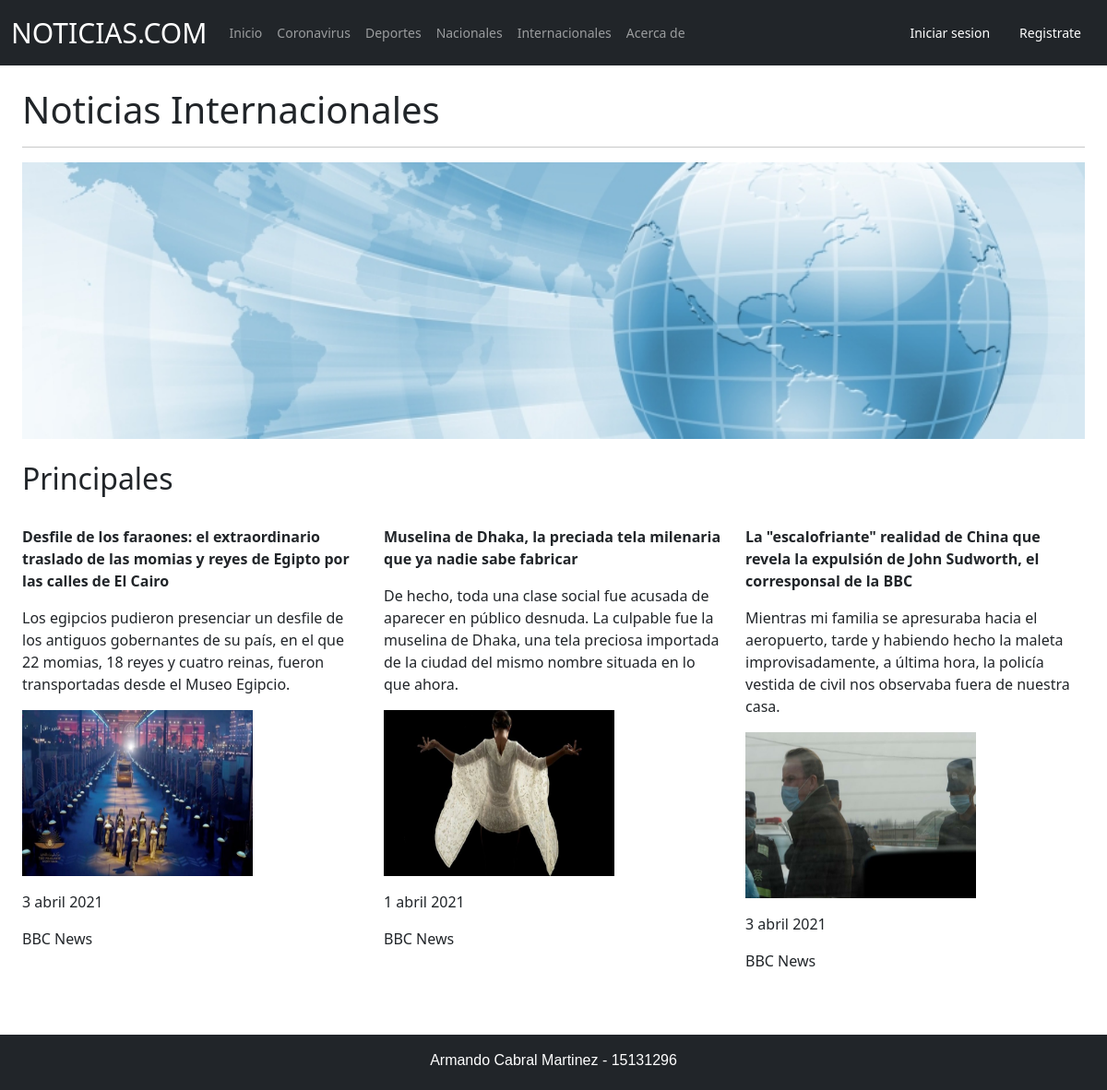
Screenshot of /cuentas/internacionales with the database file from the repository.
### noticias/models.py (models this page shows, shortened)
class internacionales (models.Model):
	nombre = models.CharField(default = "",null=True,max_length = 200)
	descripcion = models.TextField(default = "",null=True,max_length = 200)
	fecha = models.CharField(default = "",null=True,max_length = 200)
	imagen = models.ImageField(upload_to='files/',default = "")
	autor = models.CharField(default = "",null=True,max_length = 200)

### noticias/views.py (the view)
# urls.py: path('internacionales',InternacionalesPageView.as_view(),name = 'internacionales'),
class InternacionalesPageView(ListView):
	model = internacionales
	template_name = 'internacionales.html'
	context_object_name = 'noticias_list'

### noticias/templates/internacionales.html (shortened to what this page needs)
{% extends 'base.html' %}
{% block content %}
{% load static %}
<body>
	<div class="px-4">
		<br>
		<h1>Noticias Internacionales</h1>
		<hr>
		<div class="row">
	    	<img src="{% static 'files/bannerInter.jpg' %}" height="300px"
	    	width="1220px">
    	</div>
		<br>
		<h2>Principales</h2>
		<div class="row">
				{% for internacionales in noticias_list %}
				<div class=col-md-4>
                    <br>
					<p><strong>{{ internacionales.nombre }}</strong></p>
			        <p>{{ internacionales.descripcion }}</p>
			        <p><img src="{{ internacionales.imagen }}" height="180px" width="250px"></p>
			        <p>{{ internacionales.fecha }}</p>
			        <p>{{ internacionales.autor }}</p>
                    <br>
				</div>
	    		{% endfor %}
		</div>
	</div>
	<br><br>
</body>
{% endblock content %}

### rows the page displays
internacionales: nombre "Desfile de los faraones: el extraordinario traslado de las momias y reyes de Egipto por las calles de El Cairo", descripcion "Los egipcios pudieron presenciar un desfile de los antiguos gobernantes de su país, en el que 22 momias, 18 reyes y cuatro reinas, fueron transportadas desde el Museo Egipcio.", imagen (picture), fecha "3 abril 2021", autor "BBC News"
internacionales: nombre "Muselina de Dhaka, la preciada tela milenaria que ya nadie sabe fabricar", descripcion "De hecho, toda una clase social fue acusada de aparecer en público desnuda. La culpable fue la muselina de Dhaka, una tela preciosa importada de la ciudad del mismo nombre situada en lo que ahora.", imagen (picture), fecha "1 abril 2021", autor "BBC News"
internacionales: nombre "La \"escalofriante\" realidad de China que revela la expulsión de John Sudworth, el corresponsal de la BBC", descripcion "Mientras mi familia se apresuraba hacia el aeropuerto, tarde y habiendo hecho la maleta improvisadamente, a última hora, la policía vestida de civil nos observaba fuera de nuestra casa.", imagen (picture), fecha "3 abril 2021", autor "BBC News"
